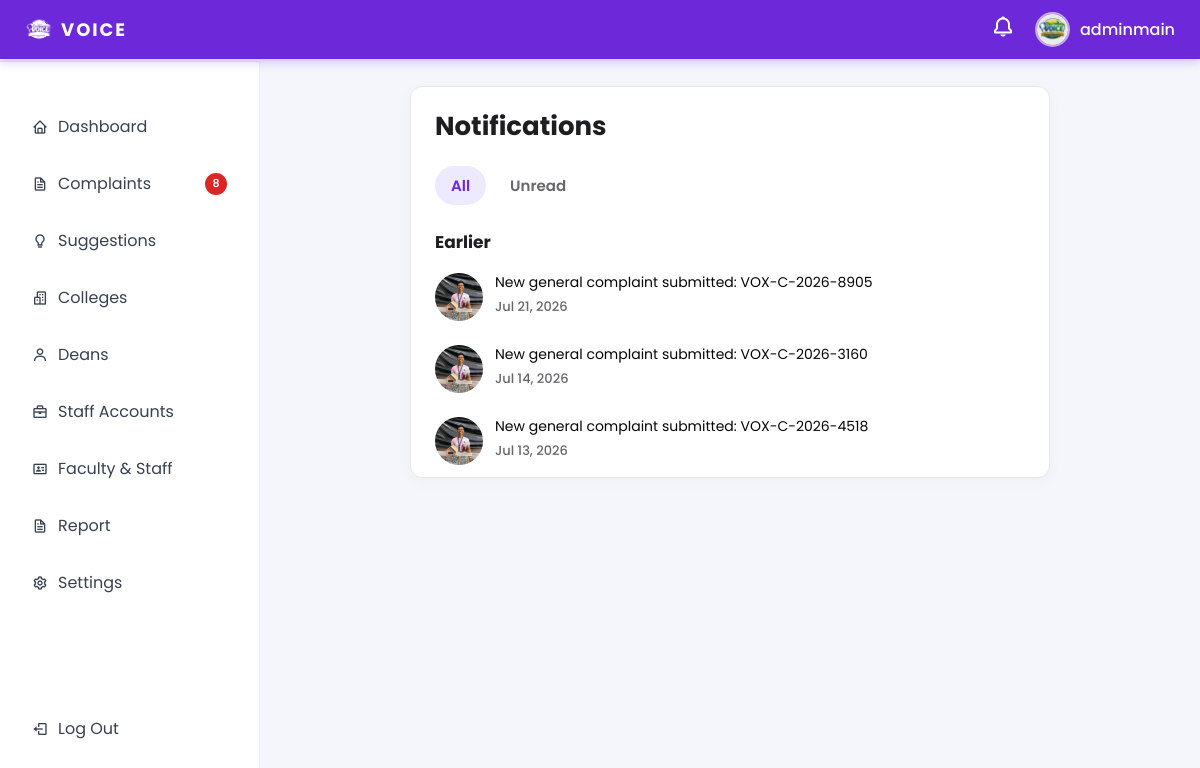
The page /Ui-main/admin/admin_notifications.php (signed in) on the database its author committed.
### tables this page shows
CREATE TABLE `admin_profiles` (
  `id` int(11) NOT NULL,
  `user_id` int(11) NOT NULL,
  `name` varchar(100) NOT NULL,
  `created_at` timestamp NOT NULL DEFAULT current_timestamp()
);

CREATE TABLE `users` (
  `id` int(11) NOT NULL,
  `username` varchar(50) NOT NULL,
  `email` varchar(100) NOT NULL,
  `password` varchar(255) NOT NULL,
  `role` enum('admin','dean','student','staff') NOT NULL,
  `profile_pic` varchar(255) DEFAULT NULL,
  `is_active` tinyint(1) DEFAULT 1,
  `created_at` timestamp NOT NULL DEFAULT current_timestamp(),
  `reset_token_hash` varchar(64) DEFAULT NULL,
  `reset_token_expires_at` datetime DEFAULT NULL,
  `reset_code` varchar(255) DEFAULT NULL,
  `reset_expiry` datetime DEFAULT NULL
);

CREATE TABLE `notifications` (
  `id` int(11) NOT NULL,
  `user_id` int(11) NOT NULL,
  `type` varchar(50) NOT NULL,
  `message` varchar(255) NOT NULL,
  `ticket_type` enum('complaint','suggestion') DEFAULT NULL,
  `ticket_id` int(11) DEFAULT NULL,
  `is_read` tinyint(1) DEFAULT 0,
  `created_at` timestamp NOT NULL DEFAULT current_timestamp()
);

### Ui-main/admin/admin_notifications.php (the view, shortened to what this page needs)
<?php
require_once __DIR__ . '/../db_connection.php';
function e(string $value): string
{
    return htmlspecialchars($value, ENT_QUOTES, 'UTF-8');
}
$allNotifications = [];
try {
    $stmt = $pdo->prepare(
        'SELECT id, type, message, ticket_type, ticket_id, is_read, created_at
         FROM notifications
         WHERE user_id = :user_id
         ORDER BY created_at DESC
         LIMIT 200'
    );
    $stmt->execute([':user_id' => (int)$_SESSION['user_id']]);
    $allNotifications = $stmt->fetchAll(PDO::FETCH_ASSOC);
} catch (PDOException $e) {
}
?>
<!DOCTYPE html>
<html lang="en">
<head>
<link href='https://unpkg.com/boxicons@2.1.4/css/boxicons.min.css' rel='stylesheet'>
</head>
<body>
<?php include 'admin_topbar.php'; ?>
<?php include 'admin_sidebar.php'; ?>
<div class="notif-page-main">
    <div class="notif-page-card">
        <div class="notif-page-header">
            <h1>Notifications</h1>
        </div>
        <div class="notif-page-tabs">
            <button type="button" class="notif-page-tab active" data-filter="all">All</button>
            <button type="button" class="notif-page-tab" data-filter="unread">Unread</button>
        </div>
        <?php if (!$allNotifications): ?>
            <div class="notif-page-empty">You don't have any notifications yet.</div>
        <?php else: ?>
            <?php
                $pageEarlierList = array_filter($allNotifications, function ($n) { return !topbar_is_new_notification($n); });
                function render_notif_page_item(PDO $pdo, array $notification): void
                {
                    $notifType = (string)$notification['type'];
                    $isUnread = (int)$notification['is_read'] === 0;
                    $notifAvatar = ['photo' => null, 'initial' => '?'];
                    if (in_array($notifType, ['new_complaint', 'new_suggestion'], true)) {
                        $notifAvatar = topbar_submitter_avatar($pdo, (string)($notification['ticket_type'] ?? ''), (int)($notification['ticket_id'] ?? 0));
                    }
                    ?>
                    <a href="<?php echo e(topbar_link_for_type($notifType, (int)($notification['ticket_id'] ?? 0))); ?>"
                       class="notif-page-item <?php echo $isUnread ? 'unread' : 'read'; ?>"
                       data-notification-id="<?php echo (int)$notification['id']; ?>">
                        <div class="notif-page-icon">
                            <?php if ($notifAvatar['photo'] !== null): ?>
                                <img src="<?php echo e($notifAvatar['photo']); ?>" alt="">
                            <?php elseif (in_array($notifType, ['new_complaint', 'new_suggestion'], true)): ?>
                                <span><?php echo e($notifAvatar['initial']); ?></span>
                            <?php else: ?>
                                <i class='bx <?php echo e(topbar_icon_for_type($notifType)); ?>'></i>
                            <?php endif; ?>
                        </div>
                        <div class="notif-page-content">
                            <div class="notif-page-text"><?php echo e((string)$notification['message']); ?></div>
                            <div class="notif-page-time"><?php echo e(topbar_time_ago((string)$notification['created_at'])); ?></div>
                        </div>
                    </a>
                    <?php
                }
            ?>
            <?php if ($pageEarlierList): ?>
                <div class="notif-page-section notif-page-section-earlier">
                    <div class="notif-page-section-label">Earlier</div>
                    <div class="notif-page-list">
                        <?php foreach ($pageEarlierList as $notification): render_notif_page_item($pdo, $notification); endforeach; ?>
                    </div>
                </div>
            <?php endif; ?>
        <?php endif; ?>
    </div>
</div>
</body>
</html>

### Ui-main/admin/admin_topbar.php (shortened to what this page needs)
<?php
require_once __DIR__ . '/../db_connection.php';
function topbar_time_ago(string $dateTime): string
{
    $ts = strtotime($dateTime);
    $diff = time() - $ts;
    return date('M d, Y', $ts);
}
function topbar_submitter_avatar(PDO $pdo, string $ticketType, int $ticketId): array
{
    $fallback = ['photo' => null, 'initial' => '?'];
    $table = $ticketType === 'complaint' ? 'complaints' : 'suggestions';
    try {
        $stmt = $pdo->prepare(
            "SELECT sp.first_name, sp.last_name, u.profile_pic
             FROM {$table} t
             INNER JOIN student_profiles sp ON sp.id = t.student_id
             LEFT JOIN users u ON u.id = sp.user_id
             WHERE t.id = :id
             LIMIT 1"
        );
        $stmt->execute([':id' => $ticketId]);
        $row = $stmt->fetch(PDO::FETCH_ASSOC);
        $name = trim((string)($row['first_name'] ?? '') . ' ' . (string)($row['last_name'] ?? ''));
        $initial = $name !== '' ? strtoupper(substr($name, 0, 1)) : '?';
        $photo = trim((string)($row['profile_pic'] ?? ''));
        $photoSrc = null;
        if ($photo !== '' && is_file(__DIR__ . '/../' . ltrim($photo, '/'))) {
            $photoSrc = '../' . ltrim($photo, '/');
        }
        return ['photo' => $photoSrc, 'initial' => $initial];
    } catch (PDOException $e) {
        return $fallback;
    }
}
function topbar_is_new_notification(array $notification): bool
{
    $ts = strtotime((string)($notification['created_at'] ?? ''));
    return $ts !== false && $ts >= (time() - 86400);
}
    ?>
    <?php
function topbar_link_for_type(string $type, int $ticketId = 0): string
{
    if (($type === 'new_complaint' || $type === 'complaint_update') && $ticketId > 0) {
        return 'admin_complaints_details.php?id=' . $ticketId;
    }
    return 'admindashboard.php';
}
$topbarDisplayName = (string)($_SESSION['full_name'] ?? $_SESSION['username'] ?? 'Admin');
$topbarProfilePic = '../assets/images/default-avatar.svg';
if (isset($_SESSION['user_id'])) {
    try {
        $profileStmt = $pdo->prepare(
            'SELECT u.username, u.profile_pic, ap.name
             FROM users u
             LEFT JOIN admin_profiles ap ON ap.user_id = u.id
             WHERE u.id = :user_id
             LIMIT 1'
        );
        $profileStmt->execute([':user_id' => (int)$_SESSION['user_id']]);
        $profileRow = $profileStmt->fetch(PDO::FETCH_ASSOC);
        if ($profileRow) {
            $resolvedName = trim((string)($profileRow['name'] ?? ''));
            $topbarDisplayName = $resolvedName;
            $storedPic = trim((string)($profileRow['profile_pic'] ?? ''));
            if ($storedPic !== '') {
                $topbarProfilePic = '../' . ltrim($storedPic, '/');
            }
        }
        $stmt = $pdo->prepare(
            'SELECT id, type, message, ticket_type, ticket_id, is_read, created_at
             FROM notifications
             WHERE user_id = :user_id
             ORDER BY created_at DESC
             LIMIT 12'
        );
        $stmt->execute([':user_id' => (int)$_SESSION['user_id']]);
        $topbarNotifications = $stmt->fetchAll();
    } catch (PDOException $e) {
        $topbarNotifications = [];
        $topbarUnreadCount = 0;
    }
}
?>
<link href='https://unpkg.com/boxicons@2.1.4/css/boxicons.min.css' rel='stylesheet'>
<div class="topbar">
    <a class="topbar-logo" href="admindashboard.php">
        <img src="../assets/images/logo.PNG" alt="Logo">
        <span>VOICE</span>
    </a>
    <div class="topbar-right">
        <div class="topbar-bell" id="bellIcon">
            <i class='bx bx-bell'></i>
        </div>
        <div class="profile-container" id="profileIcon">
            <img class="profile-pic" src="<?php echo htmlspecialchars($topbarProfilePic, ENT_QUOTES, 'UTF-8'); ?>" alt="profile">
            <span><?php echo htmlspecialchars($topbarDisplayName, ENT_QUOTES, 'UTF-8'); ?></span>
        </div>
    </div>
</div>

### Ui-main/admin/admin_notifications.php (style rules this page uses)
* { margin: 0; padding: 0; box-sizing: border-box; font-family: 'Poppins', sans-serif; }
body { background: #f4f6fb; }
.notif-page-main { margin-left: 260px; margin-top: 61px; padding: 25px; min-height: calc(100vh - 61px); }
.notif-page-card { max-width: 640px; margin: 0 auto; background: #fff; border: 1px solid #e5e7eb; border-radius: 12px; box-shadow: 0 4px 15px rgba(0,0,0,0.03); overflow: hidden; }
.notif-page-header { display: flex; justify-content: space-between; align-items: center; padding: 20px 24px 6px; }
.notif-page-header h1 { font-size: 26px; font-weight: 700; color: #1c1e21; }
.notif-page-tabs { display: flex; gap: 8px; padding: 14px 24px; }
.notif-page-tab { border: none; background: transparent; padding: 8px 16px; border-radius: 20px; font-size: 15px; font-weight: 600; color: #65676b; cursor: pointer; font-family: 'Poppins', sans-serif; }
.notif-page-tab.active { background: #ede9fe; color: #6d28d9; }
.notif-page-section-label { padding: 10px 24px 6px; font-size: 17px; font-weight: 700; color: #1c1e21; }
.notif-page-list { display: flex; flex-direction: column; }
.notif-page-item { display: flex; align-items: flex-start; gap: 12px; padding: 12px 24px; text-decoration: none; color: inherit; }
.notif-page-icon { width: 48px; height: 48px; border-radius: 50%; background: #e4e6eb; display: flex; align-items: center; justify-content: center; flex-shrink: 0; color: #050505; font-size: 22px; overflow: hidden; }
.notif-page-icon img { width: 100%; height: 100%; object-fit: cover; }
.notif-page-content { flex: 1; min-width: 0; }
.notif-page-text { font-size: 14px; line-height: 1.4; color: #050505; }
.notif-page-time { font-size: 13px; color: #6d28d9; font-weight: 600; margin-top: 4px; }
.notif-page-item.read .notif-page-time { color: #65676b; font-weight: 500; }

### Ui-main/admin/admin_topbar.php (style rules this page uses)
.topbar { position: fixed; top: 0; left: 0; right: 0; z-index: 999; display: flex; justify-content: space-between; align-items: center; gap: 20px; padding: 12px 25px; background: #6d28d9; box-shadow: 0 2px 10px rgba(109,40,217,0.3); }
.topbar-logo { display: flex; align-items: center; gap: 8px; text-decoration: none; }
.topbar-logo img { width: 28px; height: 28px; object-fit: contain; filter: brightness(0) invert(1); }
.topbar-logo span { font-size: 18px; font-weight: 700; color: #fff; letter-spacing: 2px; }
.topbar-right { display: flex; align-items: center; gap: 20px; }
.profile-container { display: flex; align-items: center; gap: 10px; cursor: pointer; position: relative; }
.profile-container img.profile-pic { width: 35px; height: 35px; border-radius: 50%; border: 2px solid rgba(255,255,255,0.6); }
.profile-container span { font-weight: 500; color: #fff; }
.topbar-bell { position: relative; cursor: pointer; }
.topbar-bell i.bx-bell { font-size: 24px; color: #fff; transition: 0.2s; }

### rows shown on the page
admin_profiles: user.profile_pic (picture), name "adminmain"
notifications: message "New general complaint submitted: VOX-C-2026-8905", created_at "Jul 21, 2026"
notifications: message "New general complaint submitted: VOX-C-2026-3160", created_at "Jul 14, 2026"
notifications: message "New general complaint submitted: VOX-C-2026-4518", created_at "Jul 13, 2026"

### other values the page prints
$pendingComplaintCount "8"
